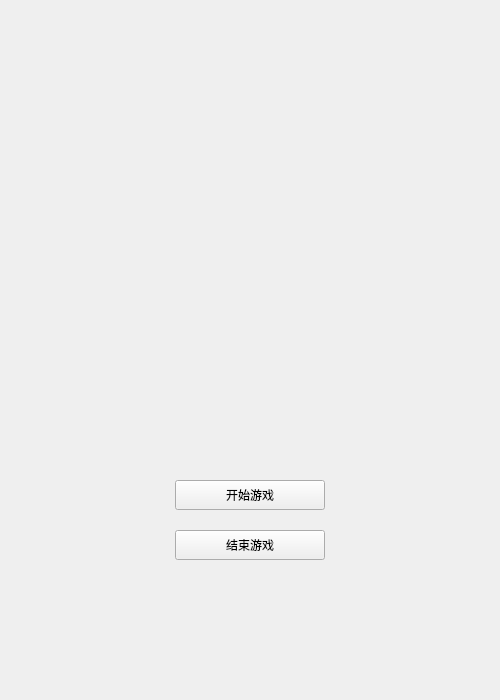
<?xml version="1.0" encoding="UTF-8"?>
<ui version="4.0">
 <class>GStartWindow</class>
 <widget class="QWidget" name="GStartWindow">
  <property name="geometry">
   <rect>
    <x>0</x>
    <y>0</y>
    <width>500</width>
    <height>700</height>
   </rect>
  </property>
  <property name="windowTitle">
   <string>GStartWindow</string>
  </property>
  <property name="styleSheet">
   <string notr="true">background-image: url(:/assets/start/backGround.png);</string>
  </property>
  <widget class="QPushButton" name="GameStart">
   <property name="geometry">
    <rect>
     <x>175</x>
     <y>480</y>
     <width>150</width>
     <height>30</height>
    </rect>
   </property>
   <property name="text">
    <string>开始游戏</string>
   </property>
  </widget>
  <widget class="QPushButton" name="GameExit">
   <property name="geometry">
    <rect>
     <x>175</x>
     <y>530</y>
     <width>150</width>
     <height>30</height>
    </rect>
   </property>
   <property name="text">
    <string>结束游戏</string>
   </property>
  </widget>
 </widget>
 <resources/>
 <connections/>
</ui>
